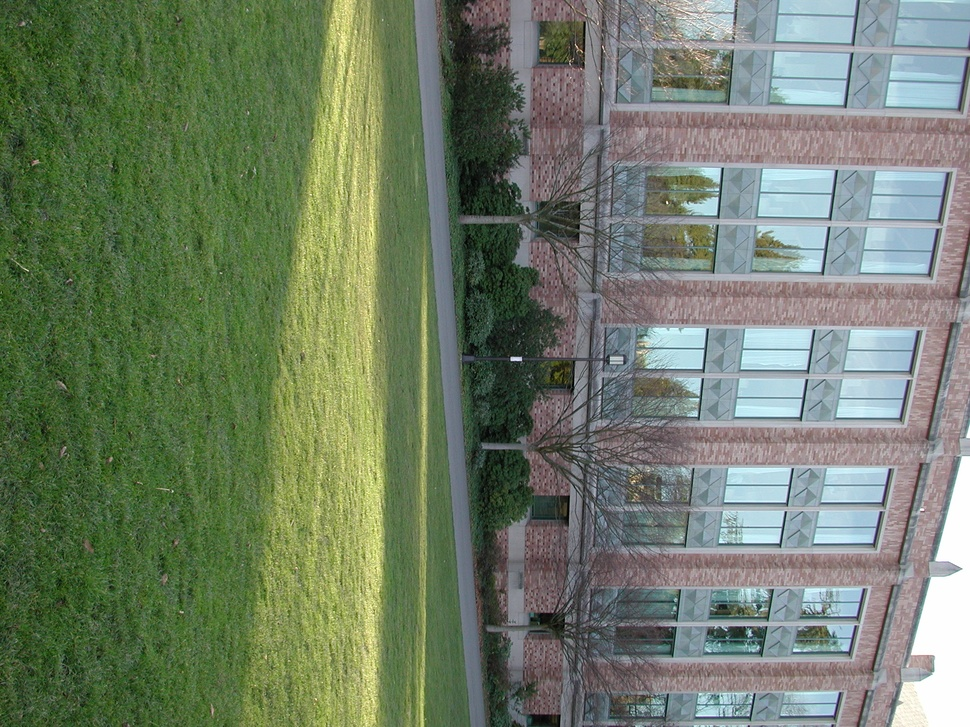
//> input picture hw5/opencv_stitch2-master/src/images/100NIKON-DSCN0008_DSCN0008.JPG, 970 x 727 px, shrunk from 2048 x 1536 before the run
$ ./main ../../../hw5/opencv_stitch2-master/src/images/100NIKON-DSCN0008_DSCN0008.JPG out.png   (built with g++ and OpenCV 4)
//> lines starting //> are read from the running program, lines starting //| are printed output that depends on the picture
#include <opencv2/opencv.hpp>
#include <iostream>
#include <vector>
using namespace std;
using namespace cv;


const double PI = 3.14159;

//实现盒状均值滤波
//实现高斯滤波
//实现中值滤波
//实现简单的双边滤波
//利用傅里叶变换完成图像的频域变换

// [4 lines left out: function myBoxFilter, not called in this run]

double G(double x2, double& sigma) {
	return (1.0 / 2 / PI / sigma) * exp(-1.0*(x2) / (2.0*sigma*sigma));
}

// [89 lines left out: functions myGaussianFilter, medianProcess, myMedianFilter, bilateralProcess, myBilateralFilter, not called in this run]


void fftshift(const Mat &src, Mat &dst) {
	dst.create(src.size(), src.type());
	int rows = src.rows, cols = src.cols;
	Rect roiTopBand, roiBottomBand, roiLeftBand, roiRightBand;
	if (rows % 2 == 0) {
		roiTopBand = Rect(0, 0, cols, rows / 2);
		roiBottomBand = Rect(0, rows / 2, cols, rows / 2);
	}
	else {
		roiTopBand = Rect(0, 0, cols, rows / 2 + 1);
		roiBottomBand = Rect(0, rows / 2 + 1, cols, rows / 2);
	}
	if (cols % 2 == 0) {
		roiLeftBand = Rect(0, 0, cols / 2, rows);
		roiRightBand = Rect(cols / 2, 0, cols / 2, rows);
	}
	else {
		roiLeftBand = Rect(0, 0, cols / 2 + 1, rows);
		roiRightBand = Rect(cols / 2 + 1, 0, cols / 2, rows);
	}
	Mat srcTopBand = src(roiTopBand);
	Mat dstTopBand = dst(roiTopBand);
	Mat srcBottomBand = src(roiBottomBand);
	Mat dstBottomBand = dst(roiBottomBand);
	Mat srcLeftBand = src(roiLeftBand);
	Mat dstLeftBand = dst(roiLeftBand);
	Mat srcRightBand = src(roiRightBand);
	Mat dstRightBand = dst(roiRightBand);
	flip(srcTopBand, dstTopBand, 0);
	flip(srcBottomBand, dstBottomBand, 0);
	flip(dst, dst, 0);
	flip(srcLeftBand, dstLeftBand, 1);
	flip(srcRightBand, dstRightBand, 1);
	flip(dst, dst, 1);
}


void myDFT(Mat& src, Mat& dst) {
	int m = getOptimalDFTSize(src.rows);
	int n = getOptimalDFTSize(src.cols);
	Mat padded;
	copyMakeBorder(src, padded, 0, m - src.rows, 0, n - src.rows, BORDER_CONSTANT, Scalar::all(0));

	Mat planes[] = { Mat_<float>(padded), Mat::zeros(padded.size(),CV_32F) };
	Mat complexMat;
	merge(planes, 2, complexMat);

	dft(complexMat, complexMat, DFT_COMPLEX_OUTPUT);

	fftshift(complexMat, complexMat);

	split(complexMat, planes);
	magnitude(planes[0], planes[1], planes[0]);
	Mat mag = planes[0];
	mag += Scalar::all(1);

	log(mag, mag);

	normalize(mag, mag, 0, 1, CV_MINMAX);
	mag.convertTo(dst, CV_8U, 255);
}


int main(int argc, char** argv) {
	//if (argc != 3) {
	//	cout << "Input Illegal!" << endl;
	//}
	char* input = argv[1];
	char* output = argv[2];
	//int sigma_s = atoi(argv[3]);
	//int sigma_r = atoi(argv[4]);
	//int sigma = atoi(argv[3]);
	Mat mat = imread(input, CV_LOAD_IMAGE_GRAYSCALE);
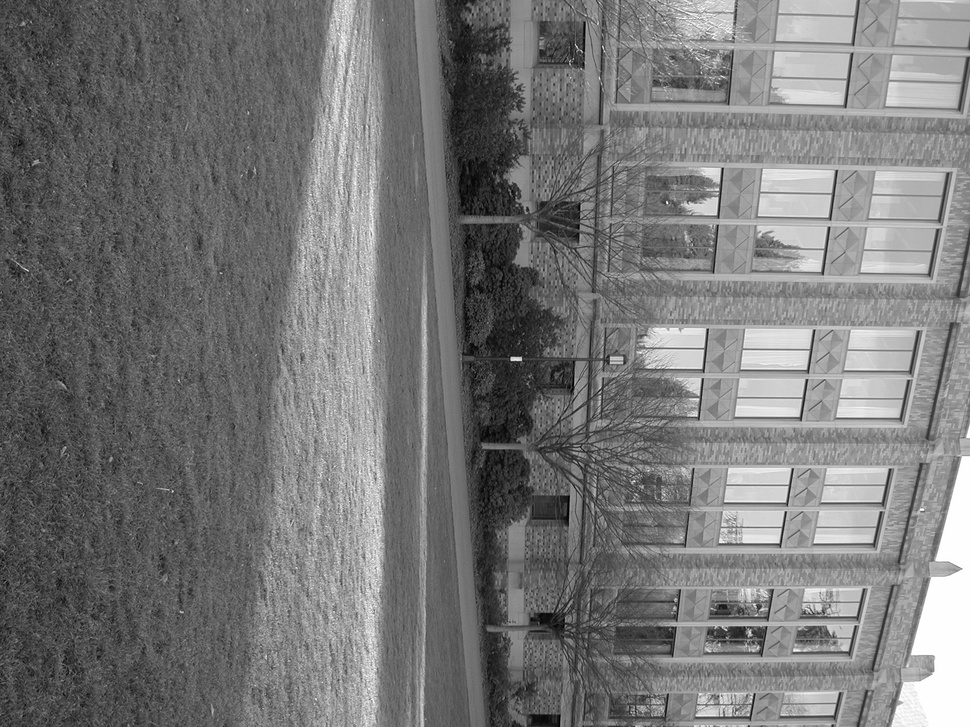
//> mat: 727 rows x 970 cols, CV_8UC1; min 0, max 255, mean 119.3
	Mat dst;

	cout << mat.size() << " " << mat.type() << endl;
//| [970 x 727] 0
	// [4 lines of commented-out code are left out]
	myDFT(mat, dst);
//> in myDFT, `copyMakeBorder(src, padded, 0, m - src.rows, 0, n - src.rows, BORDER_C..`:
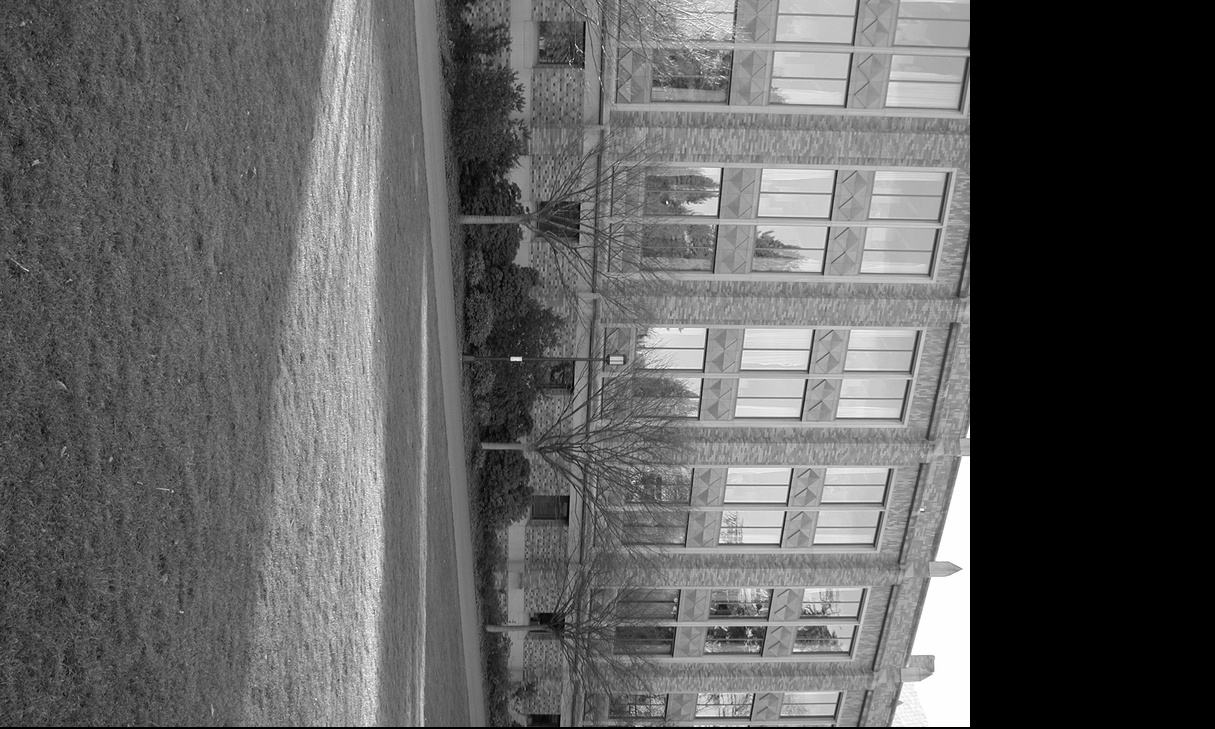
//> padded: 729 rows x 1215 cols, CV_8UC1; min 0, max 255, mean 95
//> in myDFT, `Mat planes[] = { Mat_<float>(padded), Mat::zeros(padded.size(),CV_32F)..`: planes[1]: 729 rows x 1215 cols, CV_32FC1; every value is 0
//> in myDFT, `normalize(mag, mag, 0, 1, CV_MINMAX);`:
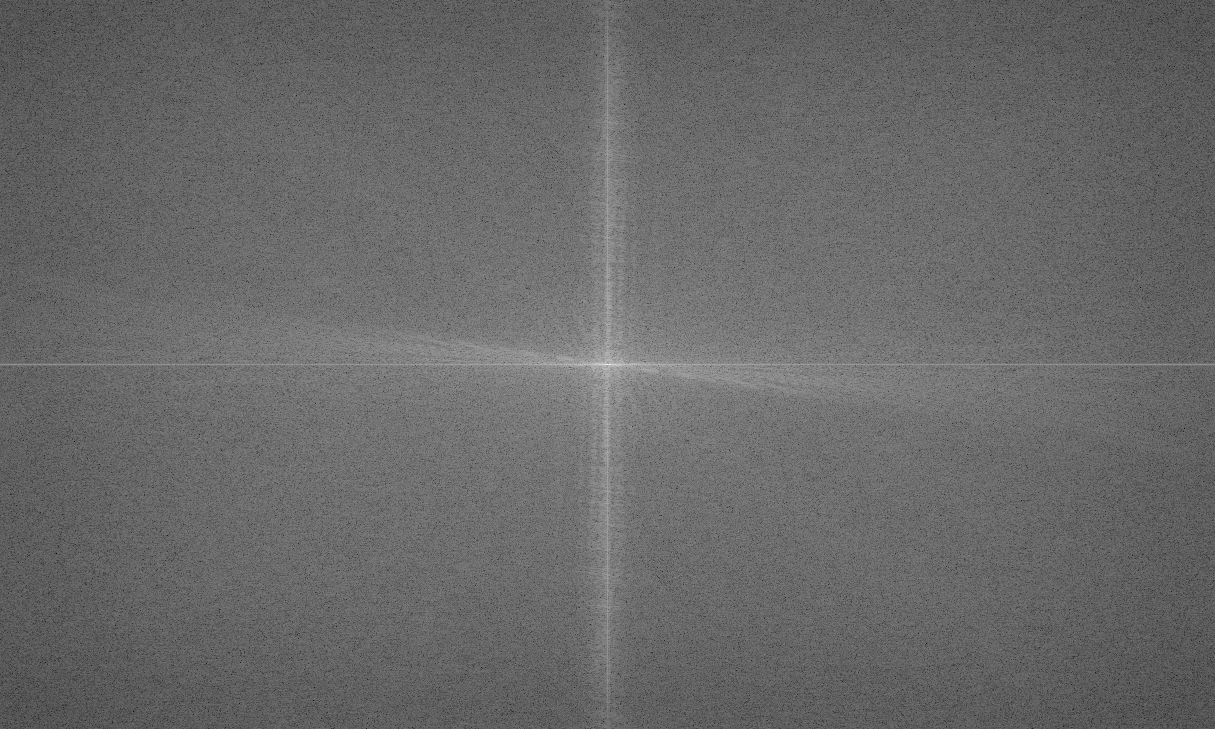
//> mag: 729 rows x 1215 cols, CV_32FC1; min 0, max 1, mean 0.412

	imwrite(output, dst);
	return 0;
}

$ run again, on hw5/opencv_stitch2-master/src/images/100NIKON-DSCN0011_DSCN0011.JPG
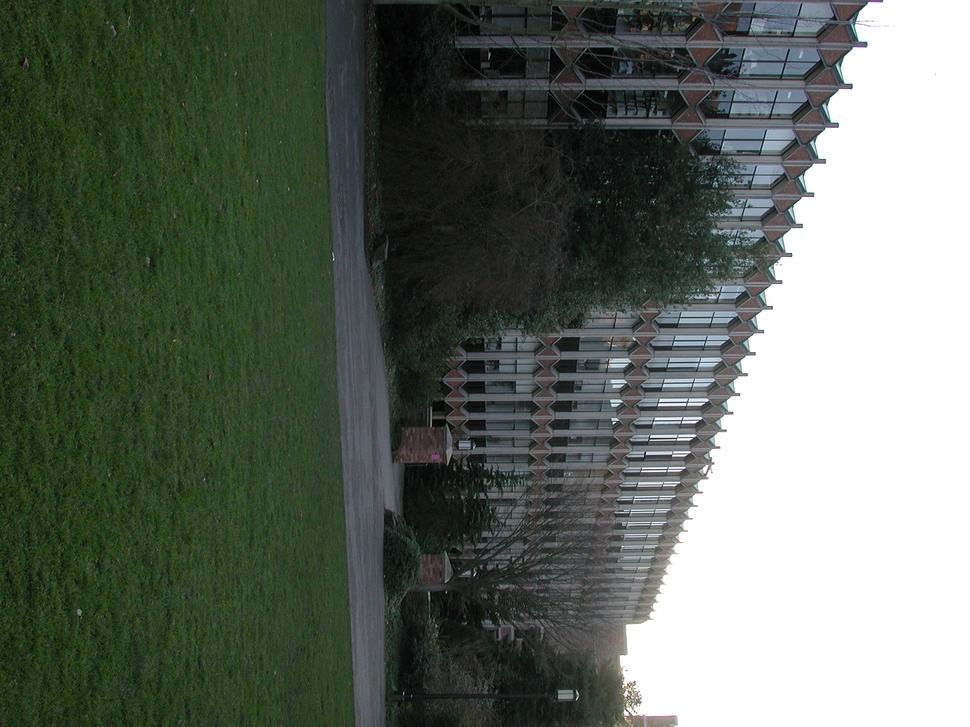
//> input picture hw5/opencv_stitch2-master/src/images/100NIKON-DSCN0011_DSCN0011.JPG, 970 x 727 px, shrunk from 2048 x 1536 before the run
//> `Mat mat = imread(input, CV_LOAD_IMAGE_GRAYSCALE);`:
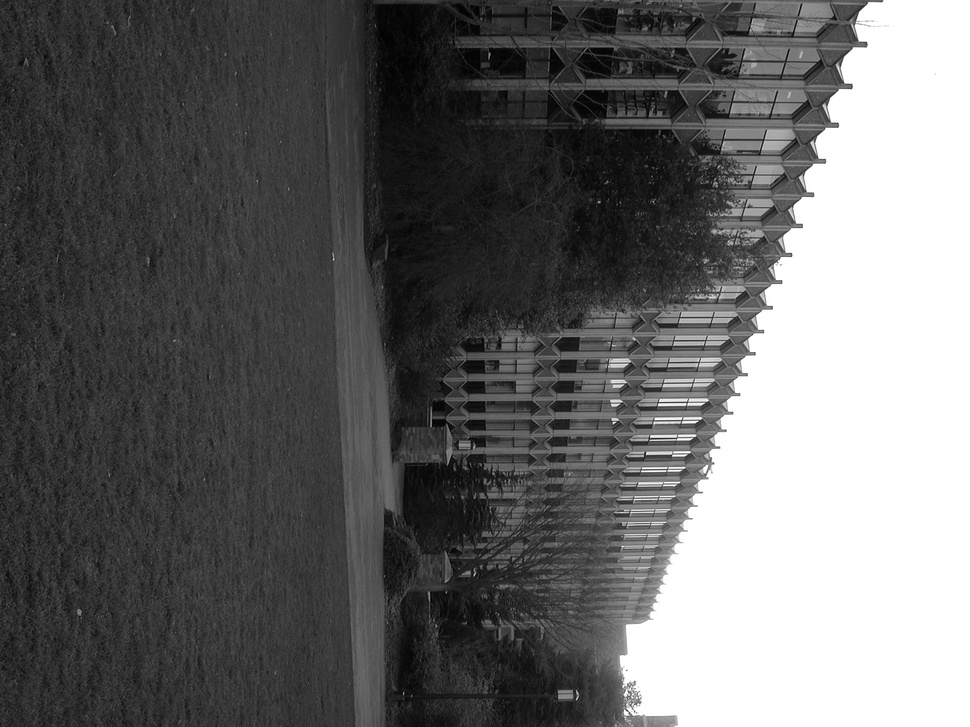
//> mat: 727 rows x 970 cols, CV_8UC1; min 0, max 255, mean 103.3
//| [970 x 727] 0
//> in myDFT, `copyMakeBorder(src, padded, 0, m - src.rows, 0, n - src.rows, BORDER_C..`:
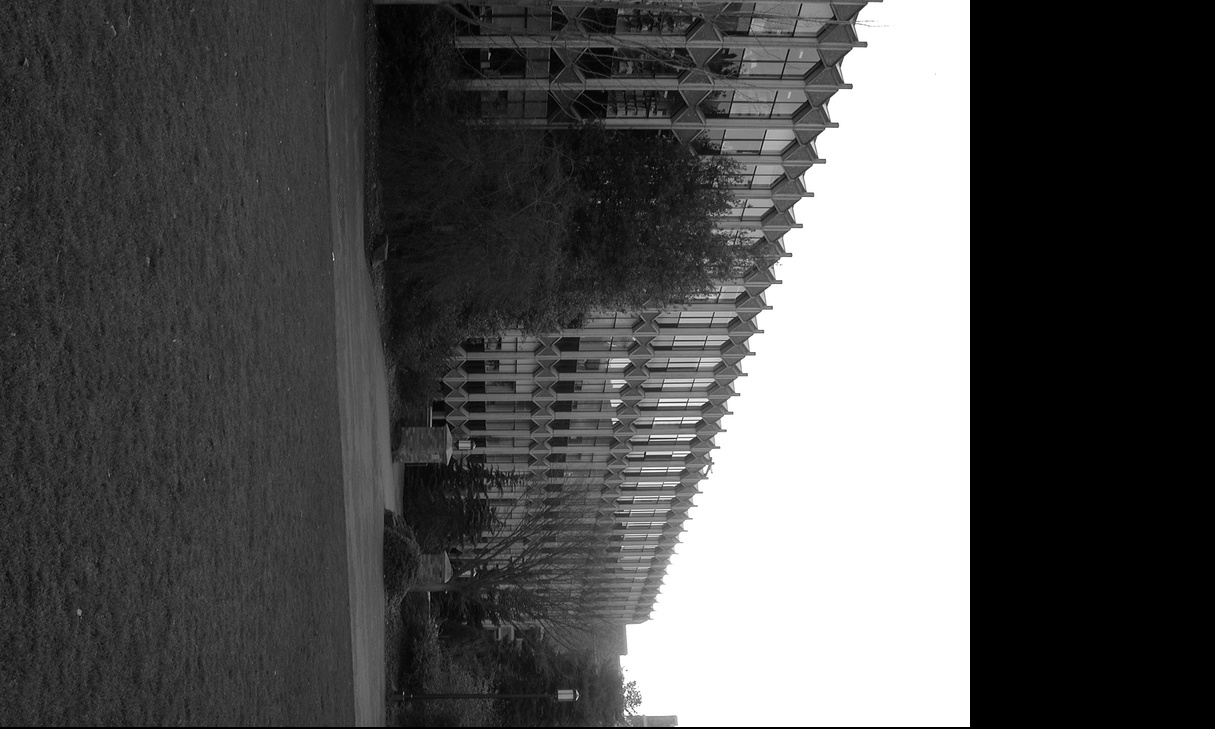
//> padded: 729 rows x 1215 cols, CV_8UC1; min 0, max 255, mean 82.3

$ run again, on hw5/opencv_stitch2-master/src/images/100NIKON-DSCN0012_DSCN0012.JPG
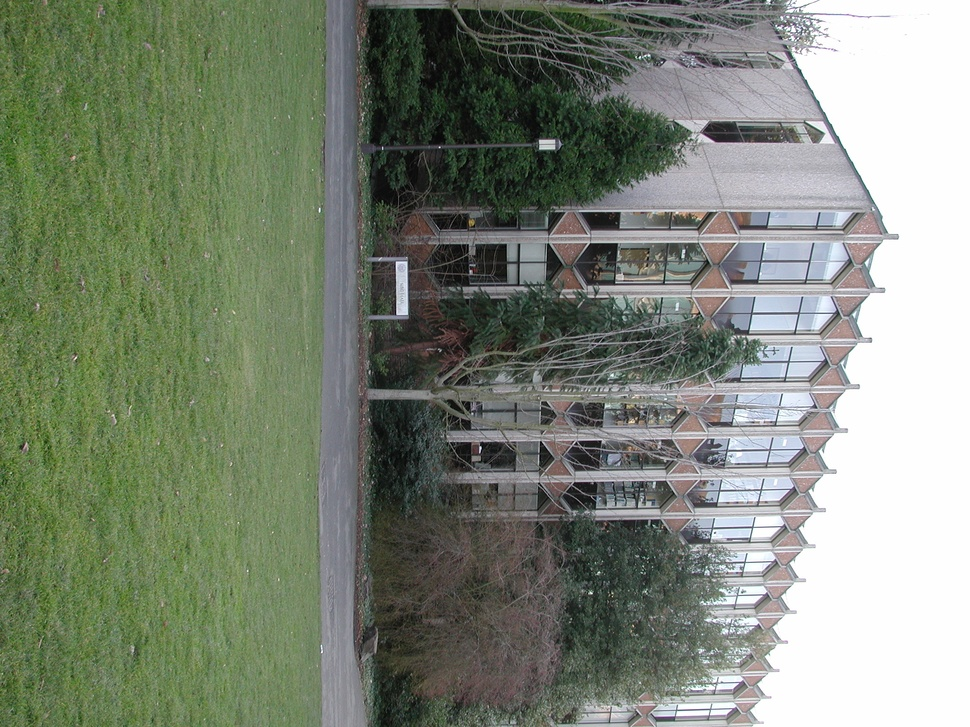
//> input picture hw5/opencv_stitch2-master/src/images/100NIKON-DSCN0012_DSCN0012.JPG, 970 x 727 px, shrunk from 2048 x 1536 before the run
//> `Mat mat = imread(input, CV_LOAD_IMAGE_GRAYSCALE);`:
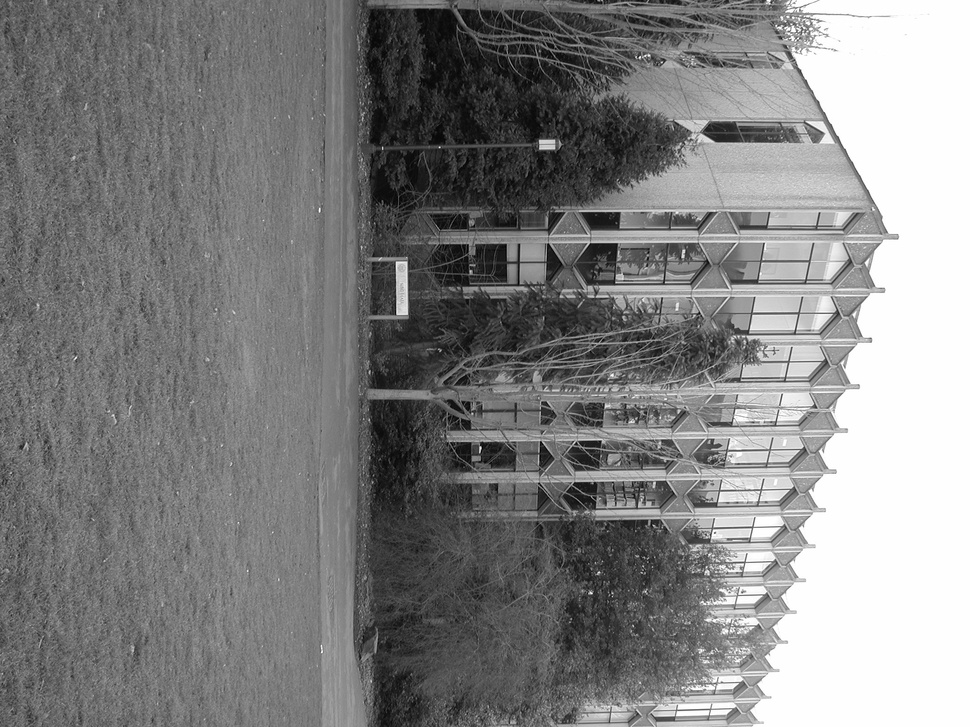
//> mat: 727 rows x 970 cols, CV_8UC1; min 0, max 255, mean 130.2
//| [970 x 727] 0
//> in myDFT, `copyMakeBorder(src, padded, 0, m - src.rows, 0, n - src.rows, BORDER_C..`:
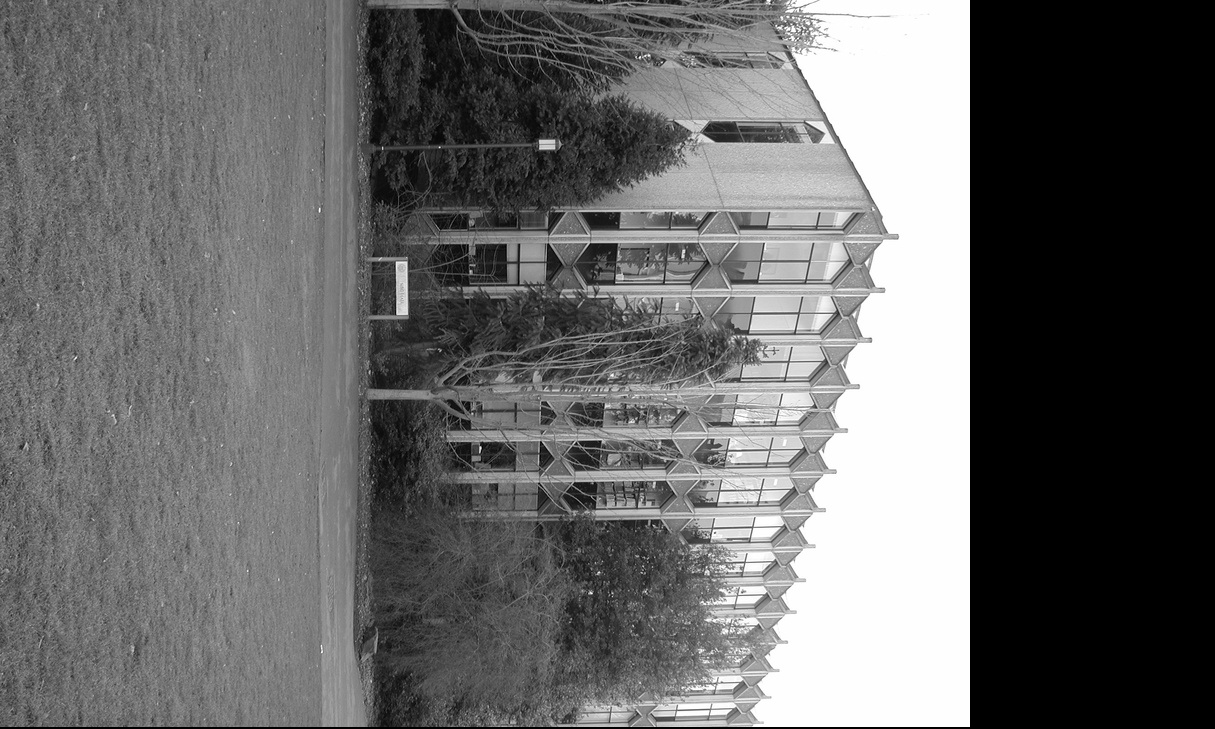
//> padded: 729 rows x 1215 cols, CV_8UC1; min 0, max 255, mean 103.6
